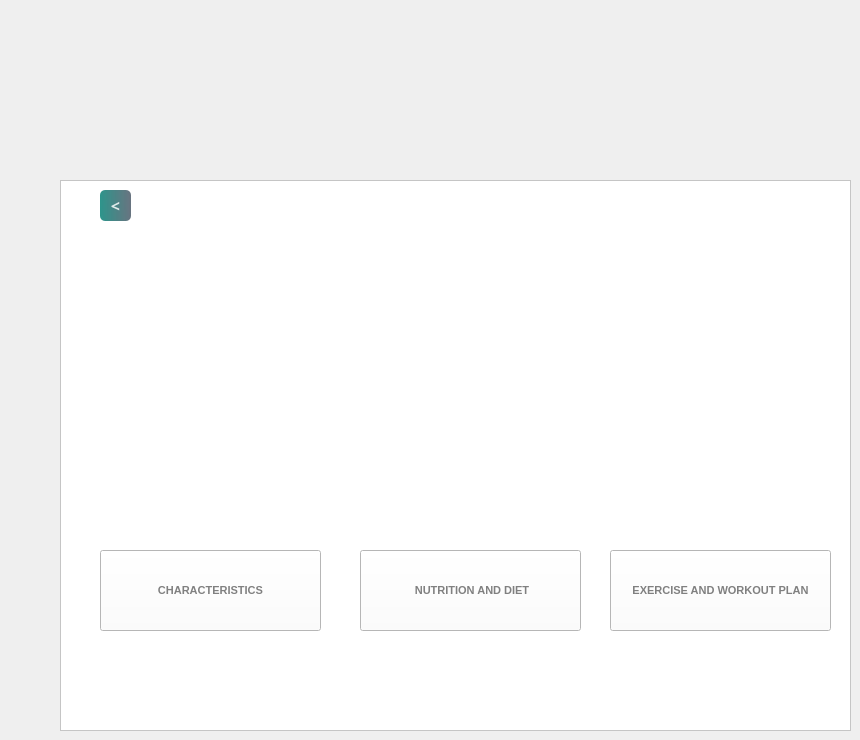
    <widget class="QWidget" name="Ectomorphfeatures">
     <widget class="QFrame" name="frame_7">
      <property name="geometry">
       <rect>
        <x>60</x>
        <y>180</y>
        <width>791</width>
        <height>551</height>
       </rect>
      </property>
      <property name="styleSheet">
       <string notr="true">color: rgb(255, 253, 248);
background-color: rgb(255, 255, 255);</string>
      </property>
      <property name="frameShape">
       <enum>QFrame::Shape::StyledPanel</enum>
      </property>
      <property name="frameShadow">
       <enum>QFrame::Shadow::Raised</enum>
      </property>
      <widget class="QLabel" name="label_28">
       <property name="geometry">
        <rect>
         <x>40</x>
         <y>70</y>
         <width>221</width>
         <height>321</height>
        </rect>
       </property>
       <property name="styleSheet">
        <string notr="true">border-image:url(:/images/C:/Users/DELL/Downloads/ectomorph);
border-image: url(:/images/ectomorph.jpeg);
border-radius:10px;



QLabel {
    /* Initial style for QLabel */
    border: 1px solid transparent; /* No border initially */
    padding: 0px; /* No padding initially */
}

/* Style when QLabel is hovered over */
QLabel_28:hover {
    border: 2px solid blue; /* Blue border when hovered */
    padding: 5px; /* 5px padding inside the border */
    border-style: solid;
}</string>
       </property>
       <property name="text">
        <string/>
       </property>
       <property name="pixmap">
        <pixmap>:/ectomorph.jpeg</pixmap>
       </property>
       <property name="scaledContents">
        <bool>true</bool>
       </property>
      </widget>
      <widget class="QPushButton" name="Ectocharacteristics">
       <property name="geometry">
        <rect>
         <x>40</x>
         <y>370</y>
         <width>221</width>
         <height>81</height>
        </rect>
       </property>
       <property name="font">
        <font>
         <pointsize>8</pointsize>
         <bold>true</bold>
        </font>
       </property>
       <property name="styleSheet">
        <string notr="true">

QPushButton#Ectocharacteristics{
color:grey;
}

QPushButton#Ectocharacteristics:hover{
        padding-left:5px;
        padding-top:5px;}


</string>
       </property>
       <property name="text">
        <string>CHARACTERISTICS</string>
       </property>
      </widget>
      <widget class="QLabel" name="label_29">
       <property name="geometry">
        <rect>
         <x>300</x>
         <y>70</y>
         <width>221</width>
         <height>321</height>
        </rect>
       </property>
       <property name="styleSheet">
        <string notr="true">border-image: url(:/images/diet.jpg);

border-radius:10px;



QLabel {
    /* Initial style for QLabel */
    border: 1px solid transparent; /* No border initially */
    padding: 0px; /* No padding initially */
}

/* Style when QLabel is hovered over */
QLabel_28:hover {
    border: 2px solid blue; /* Blue border when hovered */
    padding: 5px; /* 5px padding inside the border */
    border-style: solid;
}</string>
       </property>
       <property name="text">
        <string/>
       </property>
       <property name="pixmap">
        <pixmap>:/ecto diet.jpg</pixmap>
       </property>
       <property name="scaledContents">
        <bool>true</bool>
       </property>
      </widget>
      <widget class="QPushButton" name="Ectonutritionanddiet">
       <property name="geometry">
        <rect>
         <x>300</x>
         <y>370</y>
         <width>221</width>
         <height>81</height>
        </rect>
       </property>
       <property name="font">
        <font>
         <pointsize>8</pointsize>
         <bold>true</bold>
        </font>
       </property>
       <property name="styleSheet">
        <string notr="true">

QPushButton#Ectonutritionanddiet{
color:grey;
}

QPushButton#Ectonutritionanddiet:hover{
        padding-left:5px;
        padding-top:5px;}


</string>
       </property>
       <property name="text">
        <string> NUTRITION AND DIET</string>
       </property>
      </widget>
      <widget class="QPushButton" name="Ectoexerciseandworkout">
       <property name="geometry">
        <rect>
         <x>550</x>
         <y>370</y>
         <width>221</width>
         <height>81</height>
        </rect>
       </property>
       <property name="font">
        <font>
         <pointsize>8</pointsize>
         <bold>true</bold>
        </font>
       </property>
       <property name="styleSheet">
        <string notr="true">

QPushButton#Ectoexerciseandworkout{
color:grey;
}

QPushButton#Ectoexerciseandworkout:hover{
        padding-left:5px;
        padding-top:5px;}


</string>
       </property>
       <property name="text">
        <string>EXERCISE AND WORKOUT PLAN</string>
       </property>
      </widget>
      <widget class="QPushButton" name="back1">
       <property name="geometry">
        <rect>
         <x>40</x>
         <y>10</y>
         <width>31</width>
         <height>31</height>
        </rect>
       </property>
       <property name="font">
        <font>
         <family>Sitka Banner</family>
         <pointsize>12</pointsize>
         <bold>true</bold>
        </font>
       </property>
       <property name="styleSheet">
        <string notr="true">

QPushButton#back1{
        background-color: qlineargradient(spread:pad, x1:0, y1:0.505682, x2:1, y2:0.477, stop:0 rgba(11, 131, 120, 219), stop:1 rgba(85, 98, 112, 226));
        color:rgba(255, 255, 255, 210);
        border-radius:5px;
}

QPushButton#back1:hover{
        background-color: qlineargradient(spread:pad, x1:0, y1:0.505682, x2:1, y2:0.477, stop:0 rgba(150, 123, 111, 219), stop:1 rgba(85, 81, 84, 226));
}

QPushButton#back1:pressed{
        padding-left:5px;
        padding-top:5px;
        background-color:rgba(150, 123, 111, 255);
}
</string>
       </property>
       <property name="text">
        <string>&lt;</string>
       </property>
      </widget>
      <widget class="QLabel" name="label_30">
       <property name="geometry">
        <rect>
         <x>550</x>
         <y>70</y>
         <width>221</width>
         <height>321</height>
        </rect>
       </property>
       <property name="styleSheet">
        <string notr="true">border-image: url(:/images/exer.jpg);
border-radius:10px;



QLabel {
    /* Initial style for QLabel */
    border: 1px solid transparent; /* No border initially */
    padding: 0px; /* No padding initially */
}

/* Style when QLabel is hovered over */
QLabel_28:hover {
    border: 2px solid blue; /* Blue border when hovered */
    padding: 5px; /* 5px padding inside the border */
    border-style: solid;
}</string>
       </property>
       <property name="text">
        <string/>
       </property>
       <property name="pixmap">
        <pixmap>:/ect.jpg</pixmap>
       </property>
       <property name="scaledContents">
        <bool>true</bool>
       </property>
      </widget>
      <zorder>label_30</zorder>
      <zorder>label_28</zorder>
      <zorder>Ectocharacteristics</zorder>
      <zorder>label_29</zorder>
      <zorder>Ectonutritionanddiet</zorder>
      <zorder>Ectoexerciseandworkout</zorder>
      <zorder>back1</zorder>
     </widget>
    </widget>
